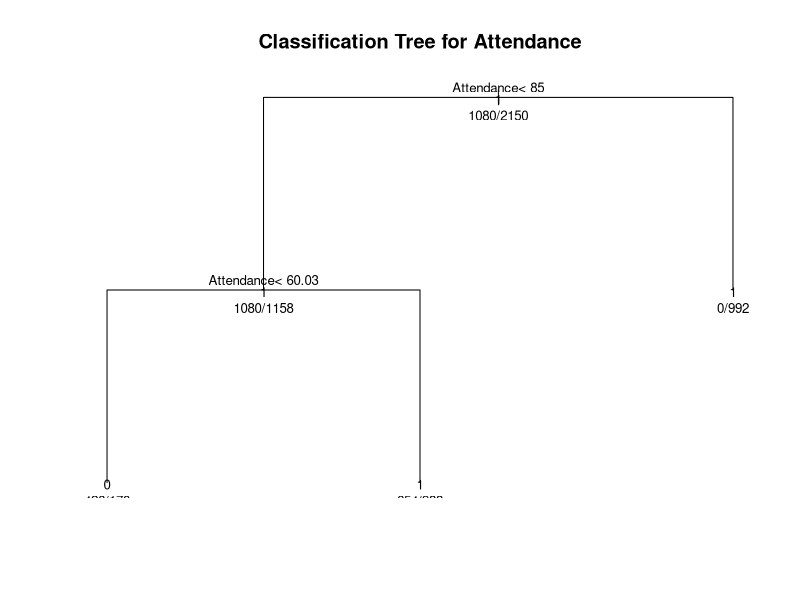

Write the R code that produced this figure. (Note: this script raises an error after producing the figure.)
## ---- chunk 1
knitr::opts_chunk$set(echo = TRUE)
## ---- chunk 2
knitr::opts_chunk$set(echo = TRUE)
## ---- chunk 3
library(dplyr)
library(readr)
library(ggplot2)
library(tidyr)
library(caret)
library(rpart)
## ---- chunk 4
students <- read.csv("../data/Students_Grading_Dataset_Cleaned.csv")
## ---- chunk 5
set.seed(1)
tree_model <- rpart(Pass_Fail ~ Attendance + Family_Income_Level, data=students, method="class", control = list(maxdepth = 4) )
## ---- chunk 6
summary(tree_model) # detailed summary of splits
# plot tree 
plot(tree_model, uniform=TRUE, main="Classification Tree for Attendance")
text(tree_model, use.n=TRUE, all=TRUE, cex=.8)
## ---- chunk 7
library(randomForest)

students$Pass_Fail <- as.factor(students$Pass_Fail)

# Building random forest model
set.seed(1)
rf_model <- randomForest(Pass_Fail ~ Attendance + Family_Income_Level + Extracurricular_Activities + Internet_Access_at_Home,
                         data = students,
                         ntree = 500,
                         mtry = 2,
                         importance = TRUE)

print(rf_model)
## ---- chunk 8
rf_predictions <- predict(rf_model, students, type = "class")

confusionMatrix(rf_predictions, students$Pass_Fail, positive = "Pass")
## ---- chunk 9
library(pROC)

rf_probs <- predict(rf_model, students, type = "prob")[,2]

rf_roc <- roc(students$Pass_Fail, rf_probs)
plot(rf_roc, main="ROC Curve - Random Forest", col="darkgreen", lwd=2)
auc(rf_roc)
## ---- chunk 10
set.seed(1)
rf_attendance_only <- randomForest(Pass_Fail ~ Attendance,
                                   data = students,
                                   ntree = 500,
                                   mtry = 1,
                                   importance = TRUE)
print(rf_attendance_only)

## ---- chunk 11
rf_attendance_preds <- predict(rf_attendance_only, students, type = "class")
confusionMatrix(rf_attendance_preds, students$Pass_Fail, positive = "Pass")

rf_attendance_probs <- predict(rf_attendance_only, students, type = "prob")[,2]
roc_attendance <- roc(students$Pass_Fail, rf_attendance_probs)
plot(roc_attendance, main = "ROC Curve - RF (Attendance Only)", col = "purple", lwd = 2)
auc(roc_attendance)

